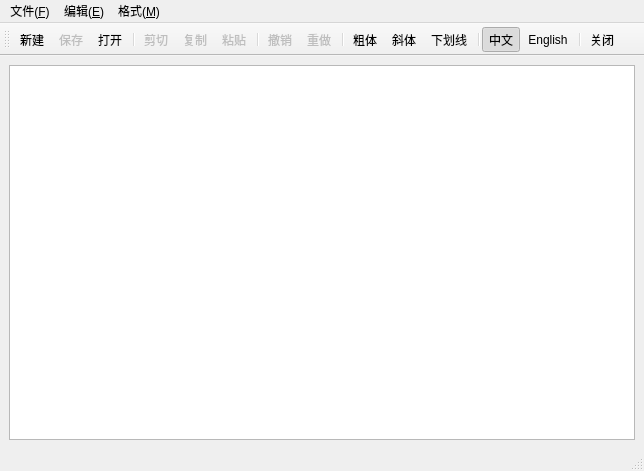
<?xml version="1.0" encoding="UTF-8"?>
<ui version="4.0">
 <class>MainWindow</class>
 <widget class="QMainWindow" name="MainWindow">
  <property name="geometry">
   <rect>
    <x>0</x>
    <y>0</y>
    <width>644</width>
    <height>471</height>
   </rect>
  </property>
  <property name="windowTitle">
   <string>MainWindow</string>
  </property>
  <property name="toolButtonStyle">
   <enum>Qt::ToolButtonTextUnderIcon</enum>
  </property>
  <widget class="QWidget" name="centralwidget">
   <layout class="QVBoxLayout" name="verticalLayout">
    <item>
     <widget class="QPlainTextEdit" name="plainTextEdit"/>
    </item>
   </layout>
  </widget>
  <widget class="QMenuBar" name="menubar">
   <property name="geometry">
    <rect>
     <x>0</x>
     <y>0</y>
     <width>644</width>
     <height>18</height>
    </rect>
   </property>
   <widget class="QMenu" name="menu_F">
    <property name="title">
     <string>文件(&amp;F)</string>
    </property>
    <addaction name="actFile_New"/>
    <addaction name="actFile_Open"/>
    <addaction name="actFile_Save"/>
    <addaction name="separator"/>
    <addaction name="actClose"/>
   </widget>
   <widget class="QMenu" name="menu_E">
    <property name="title">
     <string>编辑(&amp;E)</string>
    </property>
    <addaction name="actEdit_Cut"/>
    <addaction name="actEdit_Copy"/>
    <addaction name="actEdit_Paste"/>
    <addaction name="separator"/>
    <addaction name="actEdit_Undo"/>
    <addaction name="actEdit_Redo"/>
    <addaction name="separator"/>
    <addaction name="actEdit_SelectAll"/>
    <addaction name="actEdit_Clear"/>
   </widget>
   <widget class="QMenu" name="menu_M">
    <property name="title">
     <string>格式(&amp;M)</string>
    </property>
    <widget class="QMenu" name="menu">
     <property name="title">
      <string>界面语言</string>
     </property>
     <addaction name="actLang_CN"/>
     <addaction name="actLang_EN"/>
    </widget>
    <addaction name="actFont_Bold"/>
    <addaction name="actFont_Italic"/>
    <addaction name="actFont_UnderLine"/>
    <addaction name="actSys_ToggleText"/>
    <addaction name="menu"/>
   </widget>
   <addaction name="menu_F"/>
   <addaction name="menu_E"/>
   <addaction name="menu_M"/>
  </widget>
  <widget class="QStatusBar" name="statusbar"/>
  <widget class="QToolBar" name="toolBar">
   <property name="windowTitle">
    <string>toolBar</string>
   </property>
   <attribute name="toolBarArea">
    <enum>TopToolBarArea</enum>
   </attribute>
   <attribute name="toolBarBreak">
    <bool>false</bool>
   </attribute>
   <addaction name="actFile_New"/>
   <addaction name="actFile_Save"/>
   <addaction name="actFile_Open"/>
   <addaction name="separator"/>
   <addaction name="actEdit_Cut"/>
   <addaction name="actEdit_Copy"/>
   <addaction name="actEdit_Paste"/>
   <addaction name="separator"/>
   <addaction name="actEdit_Undo"/>
   <addaction name="actEdit_Redo"/>
   <addaction name="separator"/>
   <addaction name="actFont_Bold"/>
   <addaction name="actFont_Italic"/>
   <addaction name="actFont_UnderLine"/>
   <addaction name="separator"/>
   <addaction name="actLang_CN"/>
   <addaction name="actLang_EN"/>
   <addaction name="separator"/>
   <addaction name="actClose"/>
  </widget>
  <action name="actEdit_Cut">
   <property name="enabled">
    <bool>false</bool>
   </property>
   <property name="icon">
    <iconset resource="res.qrc">
     <normaloff>:/icons/images/200.bmp</normaloff>:/icons/images/200.bmp</iconset>
   </property>
   <property name="text">
    <string>剪切</string>
   </property>
   <property name="toolTip">
    <string>剪切到粘贴板</string>
   </property>
   <property name="shortcut">
    <string>Ctrl+X</string>
   </property>
  </action>
  <action name="actEdit_Copy">
   <property name="enabled">
    <bool>false</bool>
   </property>
   <property name="icon">
    <iconset resource="res.qrc">
     <normaloff>:/icons/images/202.bmp</normaloff>:/icons/images/202.bmp</iconset>
   </property>
   <property name="text">
    <string>复制</string>
   </property>
   <property name="toolTip">
    <string>复制到粘贴板</string>
   </property>
   <property name="shortcut">
    <string>Ctrl+C</string>
   </property>
  </action>
  <action name="actEdit_Paste">
   <property name="enabled">
    <bool>false</bool>
   </property>
   <property name="icon">
    <iconset resource="res.qrc">
     <normaloff>:/icons/images/204.bmp</normaloff>:/icons/images/204.bmp</iconset>
   </property>
   <property name="text">
    <string>粘贴</string>
   </property>
   <property name="toolTip">
    <string>从粘贴板粘贴</string>
   </property>
   <property name="shortcut">
    <string>Ctrl+V</string>
   </property>
  </action>
  <action name="actFont_Bold">
   <property name="checkable">
    <bool>true</bool>
   </property>
   <property name="icon">
    <iconset resource="res.qrc">
     <normaloff>:/icons/images/500.bmp</normaloff>:/icons/images/500.bmp</iconset>
   </property>
   <property name="text">
    <string>粗体</string>
   </property>
   <property name="toolTip">
    <string>粗体</string>
   </property>
  </action>
  <action name="actFont_Italic">
   <property name="checkable">
    <bool>true</bool>
   </property>
   <property name="icon">
    <iconset resource="res.qrc">
     <normaloff>:/icons/images/502.bmp</normaloff>:/icons/images/502.bmp</iconset>
   </property>
   <property name="text">
    <string>斜体</string>
   </property>
   <property name="toolTip">
    <string>斜体</string>
   </property>
  </action>
  <action name="actFont_UnderLine">
   <property name="checkable">
    <bool>true</bool>
   </property>
   <property name="icon">
    <iconset resource="res.qrc">
     <normaloff>:/icons/images/504.bmp</normaloff>:/icons/images/504.bmp</iconset>
   </property>
   <property name="text">
    <string>下划线</string>
   </property>
   <property name="toolTip">
    <string>下划线</string>
   </property>
  </action>
  <action name="actClose">
   <property name="icon">
    <iconset resource="res.qrc">
     <normaloff>:/icons/images/132.bmp</normaloff>:/icons/images/132.bmp</iconset>
   </property>
   <property name="text">
    <string>关闭</string>
   </property>
   <property name="toolTip">
    <string>关闭本窗口</string>
   </property>
  </action>
  <action name="actSys_ToggleText">
   <property name="checkable">
    <bool>true</bool>
   </property>
   <property name="checked">
    <bool>false</bool>
   </property>
   <property name="text">
    <string>显示按钮文字</string>
   </property>
   <property name="toolTip">
    <string>显示工具栏按钮文字</string>
   </property>
  </action>
  <action name="actEdit_Clear">
   <property name="icon">
    <iconset resource="res.qrc">
     <normaloff>:/icons/images/212.bmp</normaloff>:/icons/images/212.bmp</iconset>
   </property>
   <property name="text">
    <string>清空</string>
   </property>
   <property name="toolTip">
    <string>清空</string>
   </property>
  </action>
  <action name="actEdit_Undo">
   <property name="enabled">
    <bool>false</bool>
   </property>
   <property name="icon">
    <iconset resource="res.qrc">
     <normaloff>:/icons/images/206.bmp</normaloff>:/icons/images/206.bmp</iconset>
   </property>
   <property name="text">
    <string>撤销</string>
   </property>
   <property name="toolTip">
    <string>撤销上次编辑操作</string>
   </property>
   <property name="statusTip">
    <string>撤销上次编辑操作</string>
   </property>
   <property name="shortcut">
    <string>Ctrl+Z</string>
   </property>
  </action>
  <action name="actEdit_Redo">
   <property name="enabled">
    <bool>false</bool>
   </property>
   <property name="icon">
    <iconset resource="res.qrc">
     <normaloff>:/icons/images/208.bmp</normaloff>:/icons/images/208.bmp</iconset>
   </property>
   <property name="text">
    <string>重做</string>
   </property>
   <property name="toolTip">
    <string>重做上次操作</string>
   </property>
   <property name="statusTip">
    <string>重做上次操作</string>
   </property>
   <property name="shortcut">
    <string>Ctrl+Y</string>
   </property>
  </action>
  <action name="actEdit_SelectAll">
   <property name="text">
    <string>全选</string>
   </property>
   <property name="toolTip">
    <string>全选</string>
   </property>
   <property name="shortcut">
    <string>Ctrl+A</string>
   </property>
  </action>
  <action name="actFile_New">
   <property name="icon">
    <iconset resource="res.qrc">
     <normaloff>:/icons/images/100.bmp</normaloff>:/icons/images/100.bmp</iconset>
   </property>
   <property name="text">
    <string>新建</string>
   </property>
   <property name="toolTip">
    <string>新建文件</string>
   </property>
   <property name="statusTip">
    <string>新建一个文件</string>
   </property>
   <property name="shortcut">
    <string>Ctrl+N</string>
   </property>
  </action>
  <action name="actFile_Open">
   <property name="icon">
    <iconset resource="res.qrc">
     <normaloff>:/icons/images/122.bmp</normaloff>:/icons/images/122.bmp</iconset>
   </property>
   <property name="text">
    <string>打开...</string>
   </property>
   <property name="toolTip">
    <string>打开文件</string>
   </property>
   <property name="statusTip">
    <string>打开一个文件</string>
   </property>
   <property name="shortcut">
    <string>Ctrl+O</string>
   </property>
  </action>
  <action name="actFile_Save">
   <property name="enabled">
    <bool>false</bool>
   </property>
   <property name="icon">
    <iconset resource="res.qrc">
     <normaloff>:/icons/images/104.bmp</normaloff>:/icons/images/104.bmp</iconset>
   </property>
   <property name="text">
    <string>保存</string>
   </property>
   <property name="toolTip">
    <string>保存修改</string>
   </property>
   <property name="statusTip">
    <string>没有实际保存文件</string>
   </property>
   <property name="shortcut">
    <string>Ctrl+S</string>
   </property>
  </action>
  <action name="actLang_CN">
   <property name="checkable">
    <bool>true</bool>
   </property>
   <property name="checked">
    <bool>true</bool>
   </property>
   <property name="icon">
    <iconset resource="res.qrc">
     <normaloff>:/icons/images/CN.jpg</normaloff>:/icons/images/CN.jpg</iconset>
   </property>
   <property name="text">
    <string>中文</string>
   </property>
   <property name="toolTip">
    <string>中文界面</string>
   </property>
   <property name="statusTip">
    <string>切换使用汉语界面</string>
   </property>
  </action>
  <action name="actLang_EN">
   <property name="checkable">
    <bool>true</bool>
   </property>
   <property name="icon">
    <iconset resource="res.qrc">
     <normaloff>:/icons/images/timg2.jpg</normaloff>:/icons/images/timg2.jpg</iconset>
   </property>
   <property name="text">
    <string>English</string>
   </property>
   <property name="toolTip">
    <string>English Interface</string>
   </property>
   <property name="statusTip">
    <string>切换使用英语界面</string>
   </property>
  </action>
 </widget>
 <resources>
  <include location="res.qrc"/>
 </resources>
 <connections/>
</ui>
